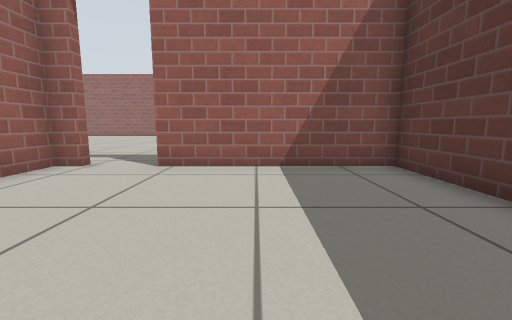
View 1 (above)

24 first-person views from a walk through a Gazebo world. The camera is 0.5 m above the floor, tilts 8° down and sees 90° across. The floor is counted in squares, 0.5 m on a side. Each view is taken from the middle of a square. On the plan, view 1 faces up. The plan holds only what a view shows up to about 11 squares ahead; the rest is blank. The place goes on beyond the plan. Gazebo's built-in surfaces are drawn with simple patterns.

View 2
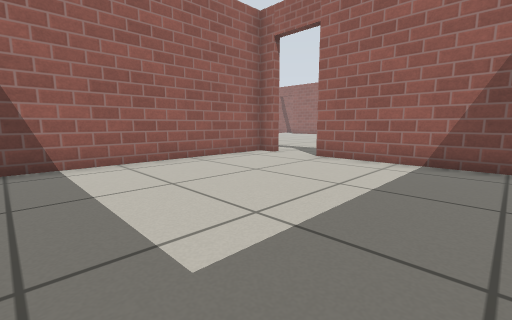

View 3
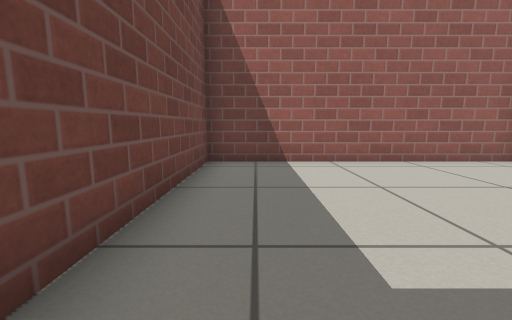

View 4
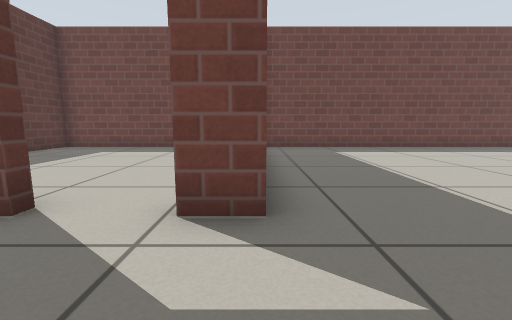

View 5
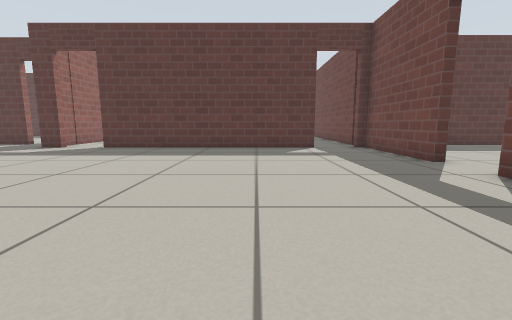

View 6
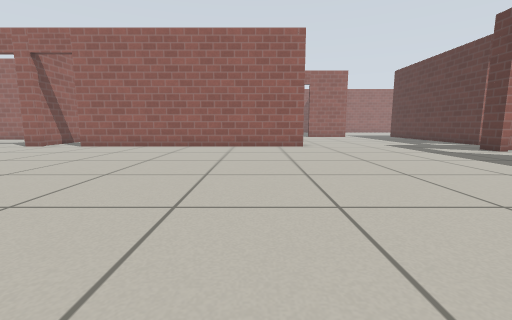

View 7
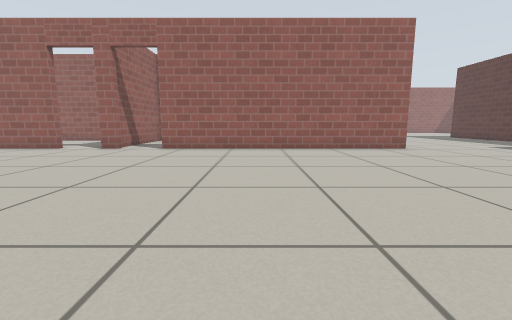

View 8
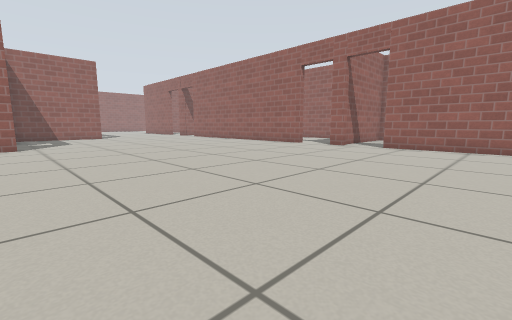

View 9
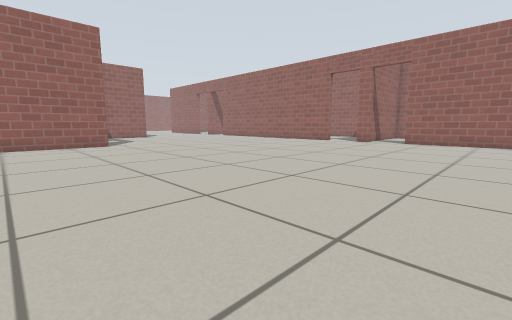

View 10
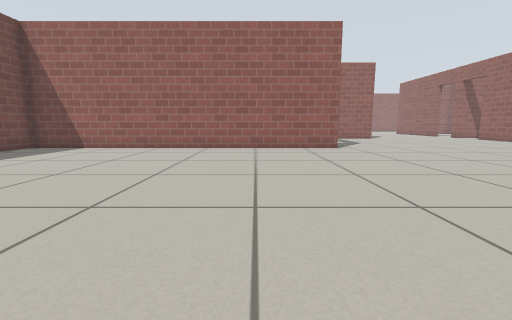

View 11
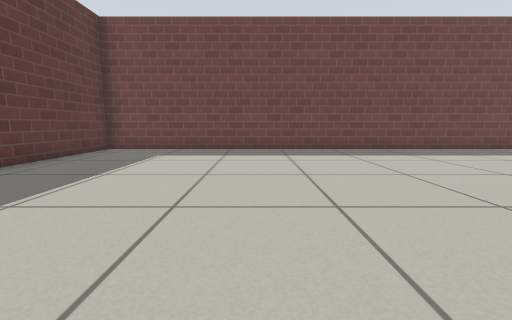

View 12
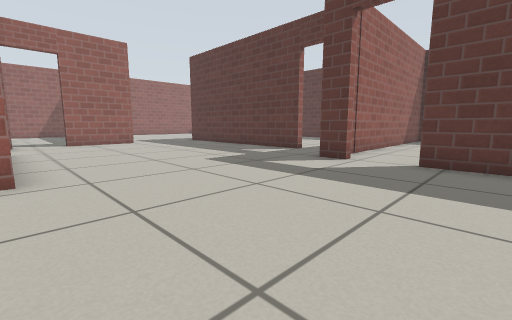

View 13
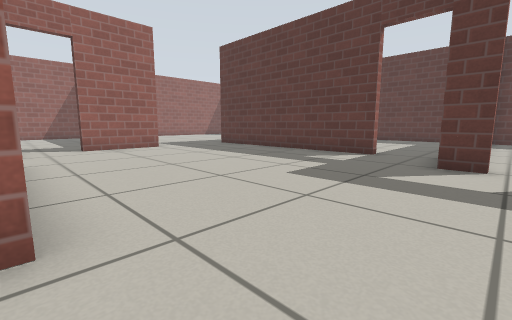

View 14
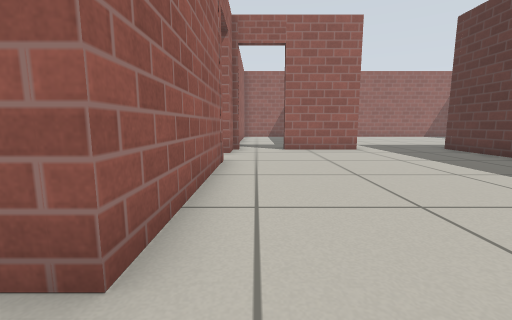

View 15
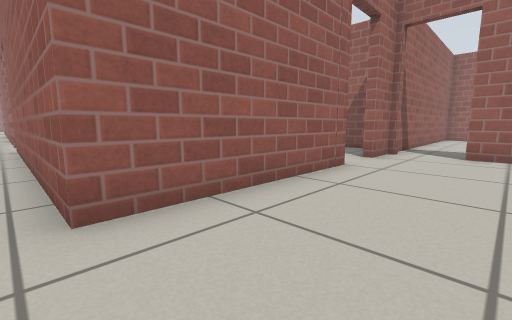

View 16
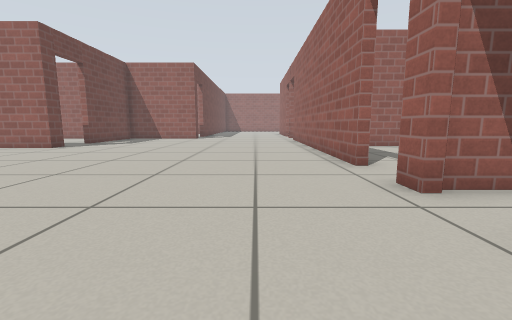

View 17
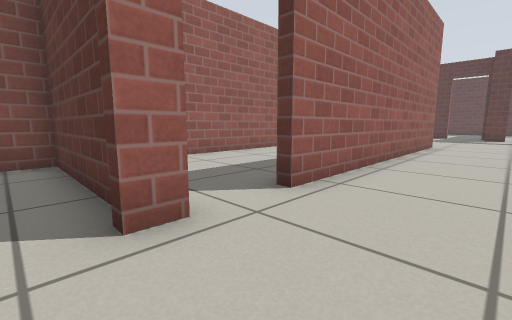

View 18
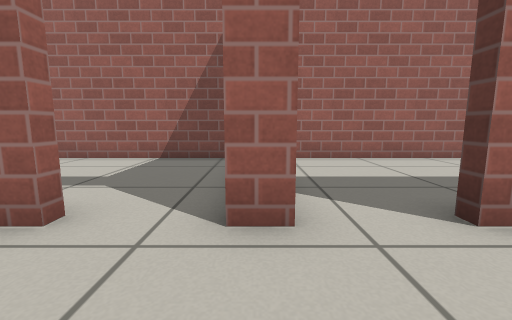

View 19
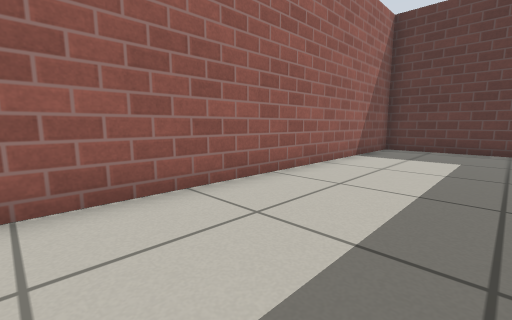

View 20
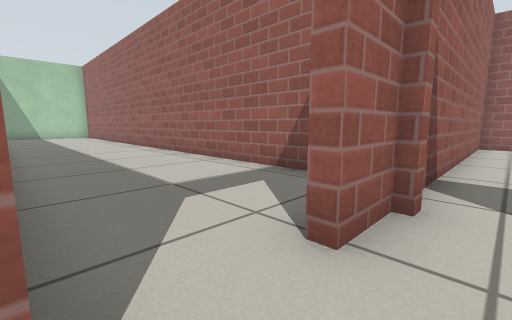

View 21
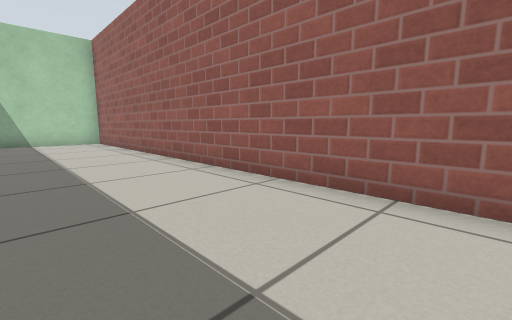

View 22
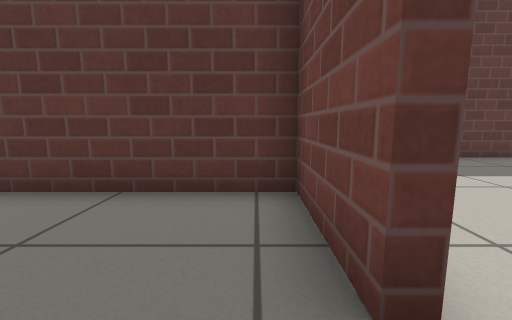

View 23
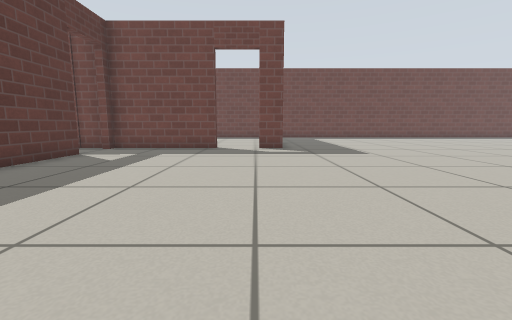

View 24
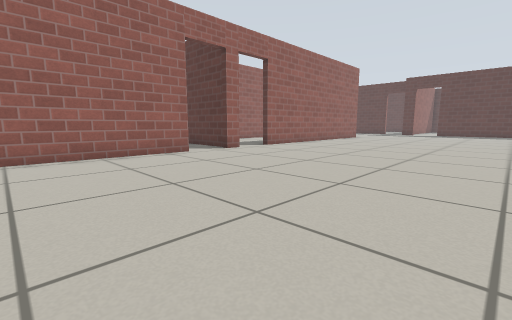

### Floor plan
Key: @ floor where view 1 was taken; # wall or solid block; . floor; D open door.
Columns run from 24 left of view 1 to 7 right of it. Each row starts with its distance up from view 1.
 34                    #....#
 33                    #....#
 32 ####################....#
 31  ..................#....#...
 30 ...................#DD###...#
 29 ...................#........#
 28 ...................D........#
 27  ##################D........#
 26  ......#...........#........#
 25 .......#...........#........#
 24 .......#...........#........#
 23   .....#...........#........#
 22 #####DD#DD##########........D...
 21 ######D#D.##########........D...
 20 ..........................######
 19 ..........................D.....
 18 ..........................D...
 17 ..........................#
 16 ..........................#
 15 ..........................#
 14 ..........................#
 13 ..........................#
 12 ..........................#
 11 ..........................#
 10 D.........................#
  9 #.........................#
  8 #.........................D
  7 #.........................D.
  6 #..................#DD######
  5 #..................#.......#
  4 #..................#.......#
  3 #..................#.......#
  2 #..................#.......
  1 #..................#.......
  0 #..................#....@..#
 -1 #..................#.......#
 -2 ############################

Where each view was taken, in squares from view 1:
view 1: 0 up, 0 right, facing up
view 2: 1 down, 2 right, facing up-left
view 3: 1 down, 2 right, facing left
view 4: 9 up, 5 left, facing down
view 5: 11 up, 9 left, facing right
view 6: 10 up, 7 left, facing up
view 7: 11 up, 11 left, facing up
view 8: 10 up, 11 left, facing up-left
view 9: 7 up, 11 left, facing up-left
view 10: 7 up, 13 left, facing left
view 11: 8 up, 11 left, facing down
view 12: 16 up, 5 left, facing up-right
view 13: 19 up, 5 left, facing up-right
view 14: 20 up, 4 left, facing up
view 15: 21 up, 2 left, facing up-left
view 16: 19 up, 13 left, facing left
view 17: 19 up, 18 left, facing up-right
view 18: 19 up, 17 left, facing up
view 19: 23 up, 16 left, facing up-right
view 20: 27 up, 4 left, facing up-left
view 21: 28 up, 11 left, facing up-left
view 22: 31 up, 4 left, facing right
view 23: 17 up, 4 left, facing down
view 24: 13 up, 24 left, facing up-right
